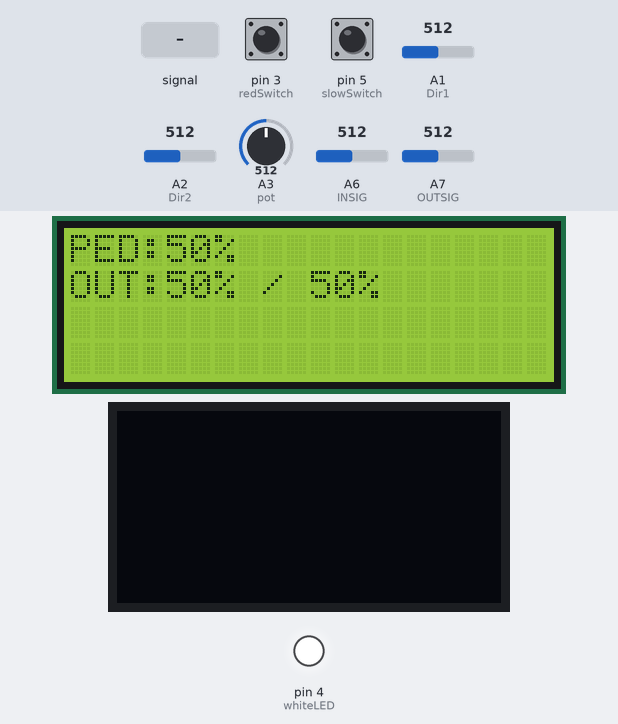
The sketch below on a simulated Arduino Nano, built with avr-gcc and run on an emulated ATmega328P. Parts: 20×4 character LCD, 128×64 one-colour display, output pins drawn as LEDs (lit = HIGH). The inputs (shaded band) are chosen by the test bench; at power-on: A1 (Dir1) = 512, A2 (Dir2) = 512, A6 (INSIG) = 512, pin 3 (redSwitch) HIGH, pin 5 (slowSwitch) LOW, A3 (pot) = 512, A7 (OUTSIG) = 512. Pins used as bus, display or sensor lines are not drawn.

Above: at 1.3 s.
1.4 s: A7 (OUTSIG) fed a 200 Hz sine of ±460 counts around its level
At 2.65 s:
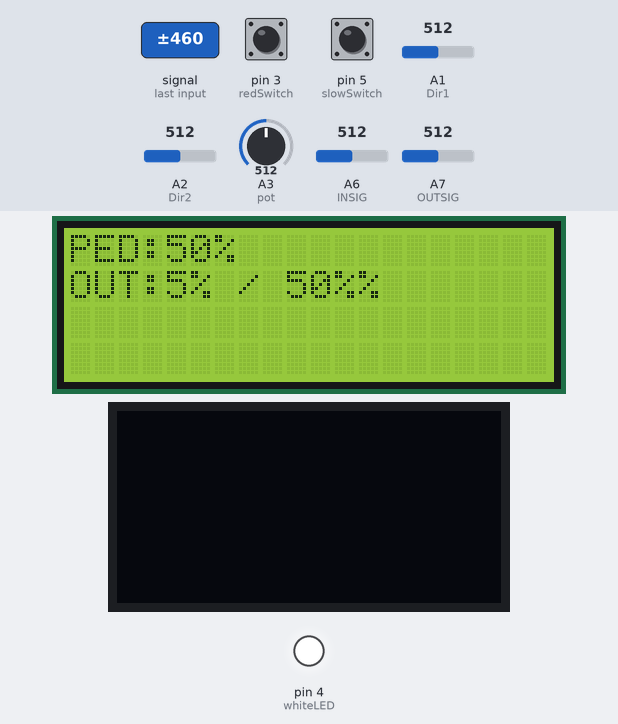
4.4 s: A1 (Dir1) set to 105
5.9 s: A1 (Dir1) set to 94
At 6.18 s:
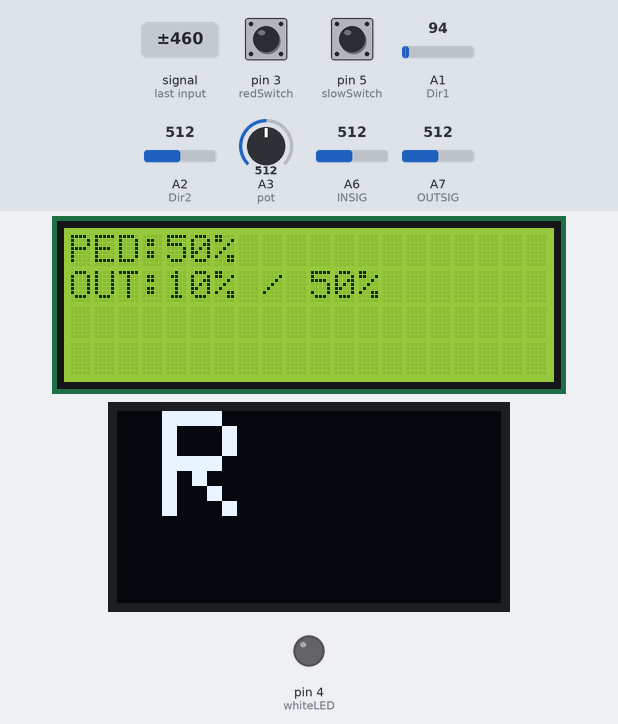
8.1 s: A2 (Dir2) set to 30
At 8.49 s:
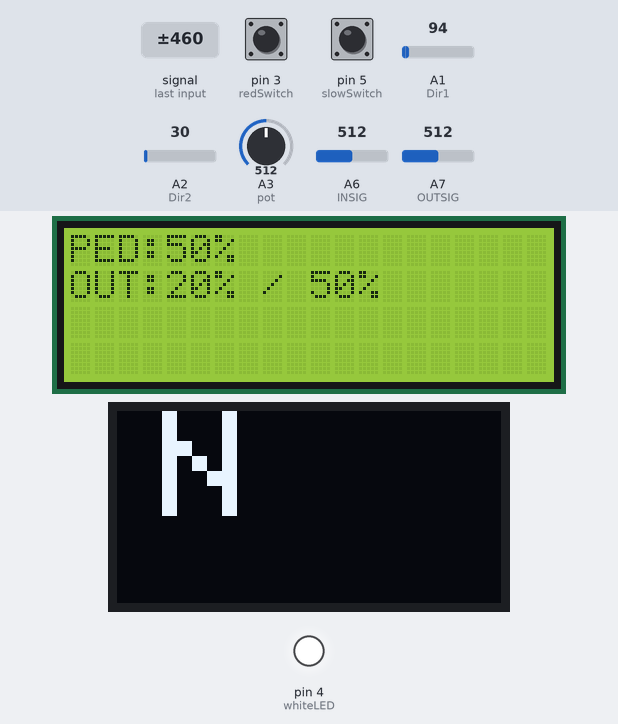
10.4 s: A6 (INSIG) set to 30
At 10.83 s:
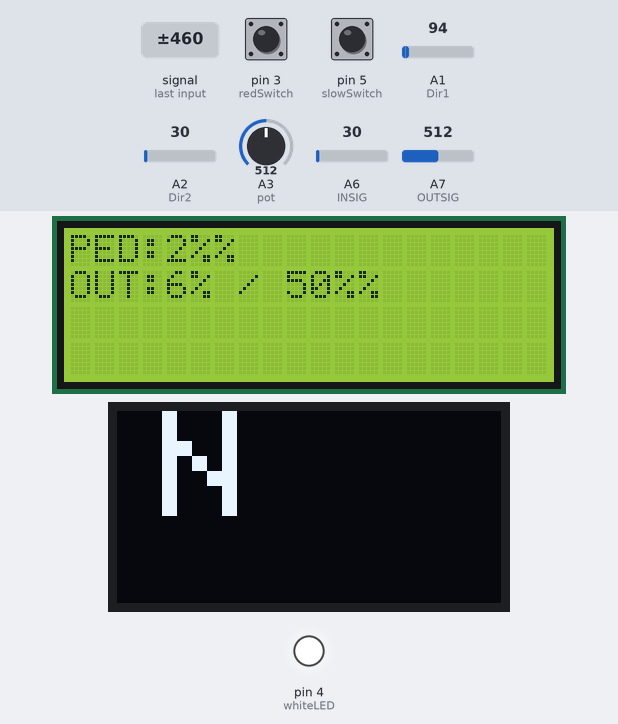
13.0 s: pin 3 (redSwitch) pulled LOW for 0.15 s
At 13.45 s:
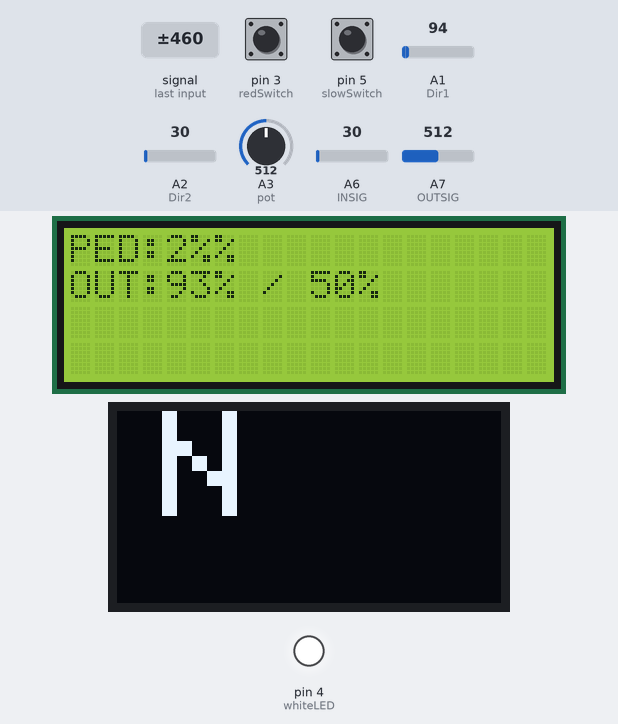
Timing chart, 0 to 14.7 s (numbered marks = the images above; inputs shaded):
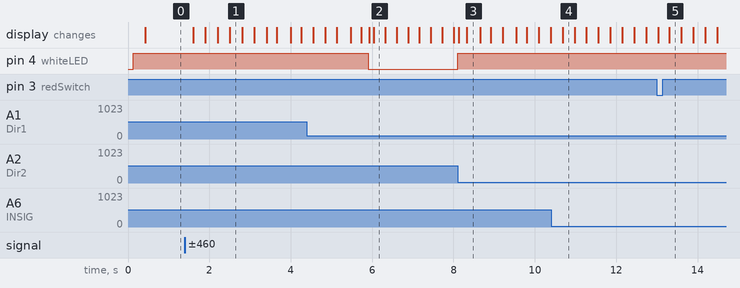

The sketch:

MotorECU.ino
```cpp
#define INT 2
#define redSwitch 3
#define whiteLED 4
#define slowSwitch 5
#define RELAY 6

#define Switch1 7 //toggle
#define Switch2 8
#define Switch3 9

#define Dir1 A1
#define Dir2 A2
#define pot A3
#define INSIG A6
#define OUTSIG A7
#include <LiquidCrystal_I2C.h>
LiquidCrystal_I2C lcd(0x27,20,4);

#include <Wire.h>
#include <Adafruit_GFX.h>
#include <Adafruit_SSD1306.h>
#define SCREEN_WIDTH 128 // OLED display width, in pixels
#define SCREEN_HEIGHT 64 // OLED display height, in pixels
#define OLED_RESET     -1
#define SCREEN_ADDRESS 0x3C

Adafruit_SSD1306 display(SCREEN_WIDTH, SCREEN_HEIGHT, &Wire, OLED_RESET);


#include <Adafruit_MCP4725.h>
Adafruit_MCP4725 dac;

void setup() {
  digitalWrite(RELAY,LOW);
  Serial.begin(115200);

  lcd.init();
  lcd.backlight();
  lcd.print("test");

  dac.begin(0x60);
  dac.setVoltage(0,false);
  display.begin(SSD1306_SWITCHCAPVCC, SCREEN_ADDRESS);
  display.clearDisplay();
  display.display();


  pinMode(redSwitch,INPUT_PULLUP);
  pinMode(whiteLED,OUTPUT);
  pinMode(slowSwitch,INPUT);
  pinMode(RELAY,OUTPUT);

  pinMode(Switch1,INPUT);
  pinMode(Switch2,INPUT);
  pinMode(Switch3,INPUT);

  pinMode(Dir1,INPUT);
  pinMode(Dir2,INPUT);
  pinMode(pot,INPUT);
  pinMode(INSIG,INPUT);
  pinMode(OUTSIG,INPUT);


}

uint8_t gear = 0; //0 none, 1 slow, 2 fast
int8_t Direction = 0;// -1 back, 0 neut, 1 forward

int8_t gearDisp = 0; //-2 highback, -1 back, 0 neutral, 1 low, 2 high, 3 raw
int8_t lastGear = 0;
uint16_t limit = 1023;
uint8_t limitPercent = 0;
uint16_t throttle = 0;
uint8_t throttlePercent = 0;
uint16_t output = 0;
uint8_t outputPercent = 0;

uint16_t counter = 0;
void loop() {
  if(counter++ > 300){
    counter = 0;
    //lcd.clear();
    lcd.setCursor(0,0);
    lcd.print("PED:");
    lcd.print(throttlePercent);
    lcd.print("%");
    lcd.setCursor(0,1);
    lcd.print("OUT:");
    lcd.print(outputPercent);
    lcd.print("% / ");
    lcd.print(limitPercent);
    lcd.print("%");
  }
  bool a = (analogRead(Dir1) > 100);
  bool b = (analogRead(Dir2) > 100);
  if(a==b)Direction = 0;
  else if (a)Direction = 1;
  else Direction = -1;

  if(digitalRead(redSwitch) == HIGH){
    if(digitalRead(slowSwitch) == HIGH) gear = 2;
    else gear = 1;
  }
  else gear = 0;


  limit = analogRead(pot);
  limitPercent = int(limit/1023.0*100);
  throttle = analogRead(INSIG);
  throttlePercent = int(throttle/1023.0 * 100);
  output = analogRead(OUTSIG);
  outputPercent = int(output/1023.0*100);

  switch(gear){
    case 0:
      digitalWrite(RELAY,LOW);
      break;
    case 1:
      digitalWrite(RELAY,HIGH);
      dac.setVoltage(throttle/2,false);
      if(analogRead(OUTSIG) > (throttle/2 + 100)) digitalWrite(RELAY,LOW);
      break;
    case 2:
      digitalWrite(RELAY,HIGH);
      if(throttle > limit) throttle = limit;
      dac.setVoltage(throttle*4, false);
      break;
  }

  if(Direction == 0){
    gearDisp = 0;
    digitalWrite(whiteLED,HIGH);
    dac.setVoltage(0,false);
  }
  else{
    digitalWrite(whiteLED,LOW);
    if(Direction == 1 && gear == 0) gearDisp = 3;
    else if(Direction == 1 && gear == 1) gearDisp = 1;
    else if(Direction == 1 && gear == 2) gearDisp = 2;
    else if(Direction == -1 && gear == 0) gearDisp = -2;
    else gearDisp = -1;
  }
  if(lastGear != gearDisp){
    display.clearDisplay();
    display.setTextSize(5);
    display.setTextColor(SSD1306_WHITE);
    display.setCursor(15,0);
    switch(gearDisp){
      case -2:
        display.print("RR");
        break;
      case -1:
        display.print("R");
        break;
      case 0:
        display.print("N");
        break;
      case 1:
        display.print("L");
        break;
      case 2:
        display.print("H");
        break;
      case 3:
        display.print("D");
        break;
    }
    display.display();
  }


  lastGear = gearDisp;


}
```

Measured:
- the behaviour switches between 101 and 100 on A1 (Dir1) (found by bisection; images 1 and 2)
- after the input at 1.4 s, the display: first changes after 0.20 s (image 1 shows a later state)
- after the input at 5.9 s, pin 4 (whiteLED): HIGH → LOW at once; the display: first changes at once (image 2 shows a later state)
- after the input at 8.1 s, pin 4 (whiteLED): LOW → HIGH at once; the display: first changes at once (image 3 shows a later state)
- after the input at 10.4 s, the display: changes after 0.29 s (image 4)
